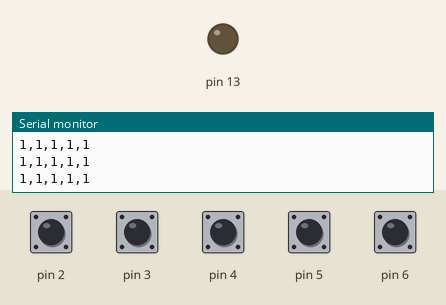
Recording of a sketch running on a simulated Arduino Uno, built with avr-gcc and run on an emulated ATmega328P. Shown: output pins drawn as LEDs (lit = HIGH), the last lines printed to the serial monitor. Inputs (shaded band) come from the test bench; at power-on: pin 2–6 HIGH.

Above: at 1.2 s.
1.3 s: pin 2 pulled LOW for 0.15 s
At 1.39 s:
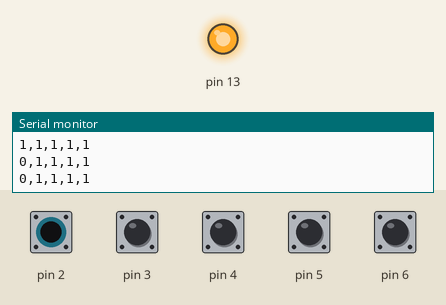
Timing chart, 0 to 4.3 s (numbered marks = the images above; inputs shaded):
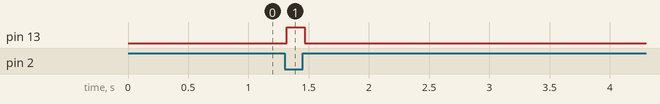

The sketch:

Experiment3_Study4_ArduinotoP5_ASCII_multiplevalues.ino
```cpp
/*
   DIGF 2004 Atelier 1
   Kate Hartman
   Experiment 3 - Study 4
   Arduino to P5.js - sending value for (3) switches

   Circuit:
   switch connected to pin 2 and ground
   switch connected to pin 3 and ground
   switch connected to pin 4 and ground
*/

int switch1val;
int switch2val;
int switch3val;
int switch4val;
int switch5val;


void setup() {
  //start serial connection
  Serial.begin(9600);
  //configure pin 2 as an input and enable the internal pull-up resistor
  pinMode(2, INPUT_PULLUP);
  pinMode(3, INPUT_PULLUP);
  pinMode(4, INPUT_PULLUP);
  pinMode(5, INPUT_PULLUP);
  pinMode(6, INPUT_PULLUP);
  pinMode(13, OUTPUT);

}

void loop() {
  // read the switch value
  switch1val = digitalRead(2);
  // print out the switch value
  Serial.print(switch1val);
  // print a comma to separate the values
  Serial.print(",");

  // read the switch value
  switch2val = digitalRead(3);
  // print out the switch value
  Serial.print(switch2val);
  // print a comma to separate the values
  Serial.print(",");

  // read the switch value
  switch3val = digitalRead(4);
  // print out the switch value and add a line break
  Serial.print(switch3val);
  Serial.print(",");

    // read the switch value
  switch4val = digitalRead(5);
  // print out the switch value and add a line break
  Serial.print(switch4val);
  Serial.print(",");

    // read the switch value
  switch5val = digitalRead(6);
  // print out the switch value and add a line break
  Serial.println(switch5val);

  delay(1); // the delay is necessary for the serial communication

  // Turn on the built in LED any time any of the switches are activated
  if (switch1val == LOW || switch2val == LOW || switch3val == LOW || switch4val == LOW || switch5val == LOW) {
    digitalWrite(13, HIGH);
  } else {
    digitalWrite(13, LOW);
  }
}
```

Measured:
- after the input at 1.3 s, pin 13: LOW → HIGH at once, → LOW 0.15 s later
